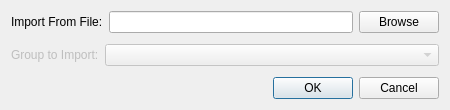
<?xml version="1.0" encoding="UTF-8"?>
<ui version="4.0">
 <class>ImportGroupDialog</class>
 <widget class="QDialog" name="ImportGroupDialog">
  <property name="geometry">
   <rect>
    <x>0</x>
    <y>0</y>
    <width>450</width>
    <height>110</height>
   </rect>
  </property>
  <property name="windowTitle">
   <string>Dialog</string>
  </property>
  <layout class="QVBoxLayout" name="verticalLayout">
   <item>
    <layout class="QHBoxLayout" name="horizontalLayout">
     <item>
      <widget class="QLabel" name="label">
       <property name="text">
        <string>Import From File:</string>
       </property>
      </widget>
     </item>
     <item>
      <widget class="QLineEdit" name="file"/>
     </item>
     <item>
      <widget class="QPushButton" name="browseBtn">
       <property name="text">
        <string>Browse</string>
       </property>
      </widget>
     </item>
    </layout>
   </item>
   <item>
    <widget class="QWidget" name="groupWidget" native="true">
     <property name="enabled">
      <bool>false</bool>
     </property>
     <layout class="QHBoxLayout" name="horizontalLayout_3">
      <property name="margin">
       <number>0</number>
      </property>
      <item>
       <widget class="QLabel" name="label_2">
        <property name="sizePolicy">
         <sizepolicy hsizetype="Fixed" vsizetype="Preferred">
          <horstretch>0</horstretch>
          <verstretch>0</verstretch>
         </sizepolicy>
        </property>
        <property name="text">
         <string>Group to Import:</string>
        </property>
       </widget>
      </item>
      <item>
       <widget class="QComboBox" name="group"/>
      </item>
     </layout>
    </widget>
   </item>
   <item>
    <widget class="QDialogButtonBox" name="buttonBox">
     <property name="orientation">
      <enum>Qt::Horizontal</enum>
     </property>
     <property name="standardButtons">
      <set>QDialogButtonBox::Cancel|QDialogButtonBox::Ok</set>
     </property>
    </widget>
   </item>
  </layout>
 </widget>
 <resources/>
 <connections>
  <connection>
   <sender>buttonBox</sender>
   <signal>accepted()</signal>
   <receiver>ImportGroupDialog</receiver>
   <slot>accept()</slot>
   <hints>
    <hint type="sourcelabel">
     <x>248</x>
     <y>254</y>
    </hint>
    <hint type="destinationlabel">
     <x>157</x>
     <y>274</y>
    </hint>
   </hints>
  </connection>
  <connection>
   <sender>buttonBox</sender>
   <signal>rejected()</signal>
   <receiver>ImportGroupDialog</receiver>
   <slot>reject()</slot>
   <hints>
    <hint type="sourcelabel">
     <x>316</x>
     <y>260</y>
    </hint>
    <hint type="destinationlabel">
     <x>286</x>
     <y>274</y>
    </hint>
   </hints>
  </connection>
 </connections>
</ui>
